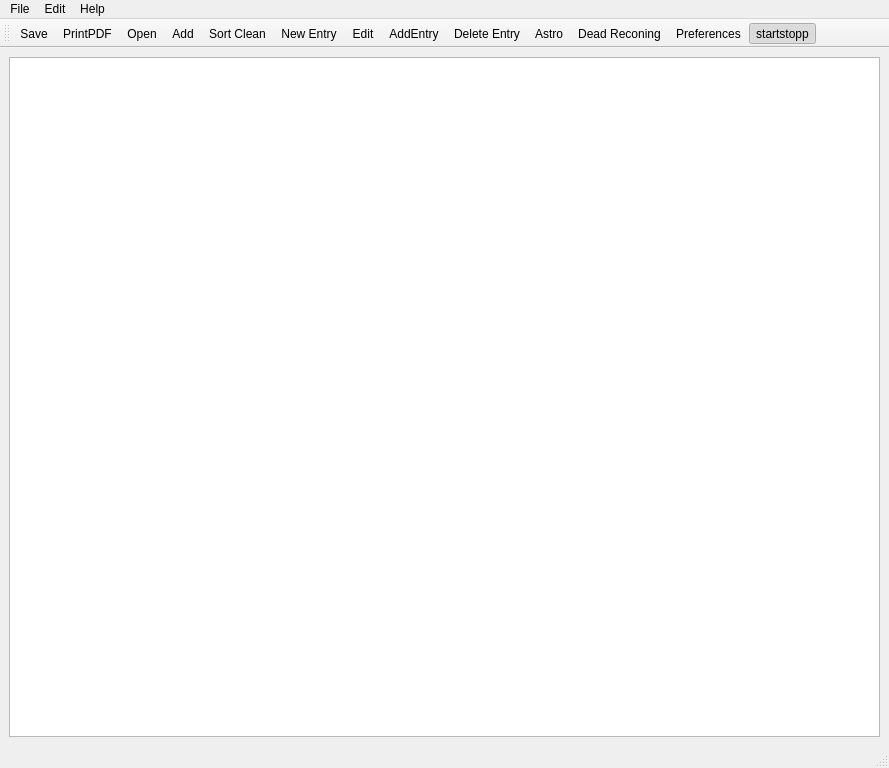
<?xml version="1.0" encoding="UTF-8"?>
<ui version="4.0">
 <class>MainWindow</class>
 <widget class="QMainWindow" name="MainWindow">
  <property name="geometry">
   <rect>
    <x>0</x>
    <y>0</y>
    <width>889</width>
    <height>768</height>
   </rect>
  </property>
  <property name="windowTitle">
   <string>MainWindow</string>
  </property>
  <property name="toolTipDuration">
   <number>5000</number>
  </property>
  <widget class="QWidget" name="centralwidget">
   <layout class="QVBoxLayout" name="verticalLayout">
    <item>
     <widget class="QTableView" name="logTableView"/>
    </item>
   </layout>
  </widget>
  <widget class="QMenuBar" name="menubar">
   <property name="geometry">
    <rect>
     <x>0</x>
     <y>0</y>
     <width>889</width>
     <height>37</height>
    </rect>
   </property>
   <widget class="QMenu" name="menuFile">
    <property name="title">
     <string>File</string>
    </property>
    <addaction name="actionOpen"/>
    <addaction name="actionNew_Entry"/>
    <addaction name="actionSave"/>
    <addaction name="actionPreferences"/>
    <addaction name="actionQuit"/>
   </widget>
   <widget class="QMenu" name="menuEdit">
    <property name="title">
     <string>Edit</string>
    </property>
   </widget>
   <widget class="QMenu" name="menuHelp">
    <property name="title">
     <string>Help</string>
    </property>
   </widget>
   <addaction name="menuFile"/>
   <addaction name="menuEdit"/>
   <addaction name="menuHelp"/>
  </widget>
  <widget class="QStatusBar" name="statusbar"/>
  <widget class="QToolBar" name="toolBar">
   <property name="windowTitle">
    <string>toolBar</string>
   </property>
   <property name="statusTip">
    <string>Open a new logfile and add the contens to the current log.</string>
   </property>
   <attribute name="toolBarArea">
    <enum>TopToolBarArea</enum>
   </attribute>
   <attribute name="toolBarBreak">
    <bool>false</bool>
   </attribute>
   <addaction name="actionSave"/>
   <addaction name="actionPrintPDF"/>
   <addaction name="actionOpen"/>
   <addaction name="actionAdd"/>
   <addaction name="actionSort"/>
   <addaction name="actionNew_Entry"/>
   <addaction name="actionEdit"/>
   <addaction name="actionAddEntry"/>
   <addaction name="actionDelete_Entry"/>
   <addaction name="actionAstro"/>
   <addaction name="actionDeadReconing"/>
   <addaction name="actionPreferences"/>
   <addaction name="actionstartstopp"/>
  </widget>
  <action name="actionNew_Entry">
   <property name="icon">
    <iconset resource="../QPLresources.qrc">
     <normaloff>:/icons/SVG/Entry-new.svg</normaloff>:/icons/SVG/Entry-new.svg</iconset>
   </property>
   <property name="text">
    <string>New Entry</string>
   </property>
   <property name="toolTip">
    <string>Create new empty Entry</string>
   </property>
   <property name="shortcut">
    <string>Ctrl+N</string>
   </property>
   <property name="menuRole">
    <enum>QAction::MenuRole::NoRole</enum>
   </property>
  </action>
  <action name="actionOpen">
   <property name="icon">
    <iconset resource="../QPLresources.qrc">
     <normaloff>:/icons/SVG/document-open.svg</normaloff>:/icons/SVG/document-open.svg</iconset>
   </property>
   <property name="text">
    <string>Open</string>
   </property>
   <property name="toolTip">
    <string>Open a logfile replacing the current log.</string>
   </property>
   <property name="shortcut">
    <string>Ctrl+O</string>
   </property>
   <property name="menuRole">
    <enum>QAction::MenuRole::NoRole</enum>
   </property>
  </action>
  <action name="actionPreferences">
   <property name="icon">
    <iconset resource="../QPLresources.qrc">
     <normaloff>:/icons/SVG/preferences-system.svg</normaloff>:/icons/SVG/preferences-system.svg</iconset>
   </property>
   <property name="text">
    <string>Preferences</string>
   </property>
   <property name="toolTip">
    <string>Open Preferences</string>
   </property>
   <property name="menuRole">
    <enum>QAction::MenuRole::NoRole</enum>
   </property>
  </action>
  <action name="actionSave">
   <property name="icon">
    <iconset resource="../QPLresources.qrc">
     <normaloff>:/icons/SVG/floppy.svg</normaloff>:/icons/SVG/floppy.svg</iconset>
   </property>
   <property name="text">
    <string>Save</string>
   </property>
   <property name="toolTip">
    <string>Save the log into monthly files</string>
   </property>
   <property name="shortcut">
    <string>Ctrl+S</string>
   </property>
   <property name="menuRole">
    <enum>QAction::MenuRole::NoRole</enum>
   </property>
  </action>
  <action name="actionAddEntry">
   <property name="icon">
    <iconset resource="../QPLresources.qrc">
     <normaloff>:/icons/SVG/apply.svg</normaloff>:/icons/SVG/apply.svg</iconset>
   </property>
   <property name="text">
    <string>AddEntry</string>
   </property>
   <property name="toolTip">
    <string>Add new entry with values from from SK server</string>
   </property>
   <property name="menuRole">
    <enum>QAction::MenuRole::NoRole</enum>
   </property>
  </action>
  <action name="actionAstro">
   <property name="icon">
    <iconset resource="../QPLresources.qrc">
     <normaloff>:/icons/SVG/Sextantcolor.svg</normaloff>:/icons/SVG/Sextantcolor.svg</iconset>
   </property>
   <property name="text">
    <string>Astro</string>
   </property>
   <property name="toolTip">
    <string>Open Celestial Navigation dialog</string>
   </property>
   <property name="whatsThis">
    <string>&lt;html&gt;&lt;head/&gt;&lt;body&gt;&lt;p&gt;&lt;span style=&quot; font-weight:700;&quot;&gt;Celestial Navigation&lt;/span&gt;&lt;/p&gt;&lt;p&gt;Provides a dialog create a new logbook entry based on Sextant measurements.&lt;/p&gt;&lt;p&gt;You will need a basic understanding of navigation by the stars for this to be usefull.&lt;/p&gt;&lt;p&gt;&lt;br/&gt;&lt;/p&gt;&lt;p&gt;&lt;br/&gt;&lt;/p&gt;&lt;/body&gt;&lt;/html&gt;</string>
   </property>
   <property name="menuRole">
    <enum>QAction::MenuRole::NoRole</enum>
   </property>
  </action>
  <action name="actionEdit">
   <property name="icon">
    <iconset resource="../QPLresources.qrc">
     <normaloff>:/icons/SVG/Entry-edit.svg</normaloff>:/icons/SVG/Entry-edit.svg</iconset>
   </property>
   <property name="text">
    <string>Edit</string>
   </property>
   <property name="toolTip">
    <string>Edit Log Entry</string>
   </property>
   <property name="menuRole">
    <enum>QAction::MenuRole::NoRole</enum>
   </property>
  </action>
  <action name="actionDelete_Entry">
   <property name="icon">
    <iconset resource="../QPLresources.qrc">
     <normaloff>:/icons/SVG/Entry-delete.svg</normaloff>:/icons/SVG/Entry-delete.svg</iconset>
   </property>
   <property name="text">
    <string>Delete Entry</string>
   </property>
   <property name="toolTip">
    <string>Delete log entry</string>
   </property>
   <property name="shortcut">
    <string>Ctrl+D</string>
   </property>
   <property name="menuRole">
    <enum>QAction::MenuRole::NoRole</enum>
   </property>
  </action>
  <action name="actionQuit">
   <property name="text">
    <string>Quit</string>
   </property>
   <property name="shortcut">
    <string>Ctrl+Q</string>
   </property>
   <property name="menuRole">
    <enum>QAction::MenuRole::QuitRole</enum>
   </property>
  </action>
  <action name="actionAdd">
   <property name="icon">
    <iconset resource="../QPLresources.qrc">
     <normaloff>:/icons/SVG/document-add.svg</normaloff>:/icons/SVG/document-add.svg</iconset>
   </property>
   <property name="text">
    <string>Add</string>
   </property>
   <property name="toolTip">
    <string>Add Logbook file to the current log</string>
   </property>
   <property name="menuRole">
    <enum>QAction::MenuRole::NoRole</enum>
   </property>
  </action>
  <action name="actionSort">
   <property name="icon">
    <iconset resource="../QPLresources.qrc">
     <normaloff>:/icons/SVG/sort-clean.svg</normaloff>:/icons/SVG/sort-clean.svg</iconset>
   </property>
   <property name="text">
    <string>Sort Clean</string>
   </property>
   <property name="toolTip">
    <string>Sort entrys and remove dublicates</string>
   </property>
   <property name="menuRole">
    <enum>QAction::MenuRole::NoRole</enum>
   </property>
  </action>
  <action name="actionstartstopp">
   <property name="checkable">
    <bool>true</bool>
   </property>
   <property name="checked">
    <bool>true</bool>
   </property>
   <property name="icon">
    <iconset resource="../QPLresources.qrc">
     <normaloff>:/icons/SVG/button-red.svg</normaloff>
     <normalon>:/icons/SVG/button-green.svg</normalon>:/icons/SVG/button-red.svg</iconset>
   </property>
   <property name="text">
    <string>startstopp</string>
   </property>
   <property name="toolTip">
    <string>Start/Stopp automatic entrys</string>
   </property>
   <property name="shortcut">
    <string>Ctrl+R</string>
   </property>
   <property name="menuRole">
    <enum>QAction::MenuRole::NoRole</enum>
   </property>
  </action>
  <action name="actionDeadReconing">
   <property name="icon">
    <iconset resource="../QPLresources.qrc">
     <normaloff>:/icons/SVG/deadreconing.svg</normaloff>:/icons/SVG/deadreconing.svg</iconset>
   </property>
   <property name="text">
    <string>Dead Reconing</string>
   </property>
   <property name="toolTip">
    <string>Calculate new dead reconing position</string>
   </property>
   <property name="menuRole">
    <enum>QAction::MenuRole::NoRole</enum>
   </property>
  </action>
  <action name="actionPrintPDF">
   <property name="icon">
    <iconset resource="../QPLresources.qrc">
     <normaloff>:/icons/SVG/print-PDF.svg</normaloff>:/icons/SVG/print-PDF.svg</iconset>
   </property>
   <property name="text">
    <string>PrintPDF</string>
   </property>
   <property name="toolTip">
    <string>Export Logbook to PDF</string>
   </property>
   <property name="shortcut">
    <string>Ctrl+P</string>
   </property>
   <property name="menuRole">
    <enum>QAction::MenuRole::NoRole</enum>
   </property>
  </action>
 </widget>
 <resources>
  <include location="../QPLresources.qrc"/>
 </resources>
 <connections>
  <connection>
   <sender>actionQuit</sender>
   <signal>triggered()</signal>
   <receiver>MainWindow</receiver>
   <slot>close()</slot>
   <hints>
    <hint type="sourcelabel">
     <x>-1</x>
     <y>-1</y>
    </hint>
    <hint type="destinationlabel">
     <x>444</x>
     <y>383</y>
    </hint>
   </hints>
  </connection>
 </connections>
</ui>
